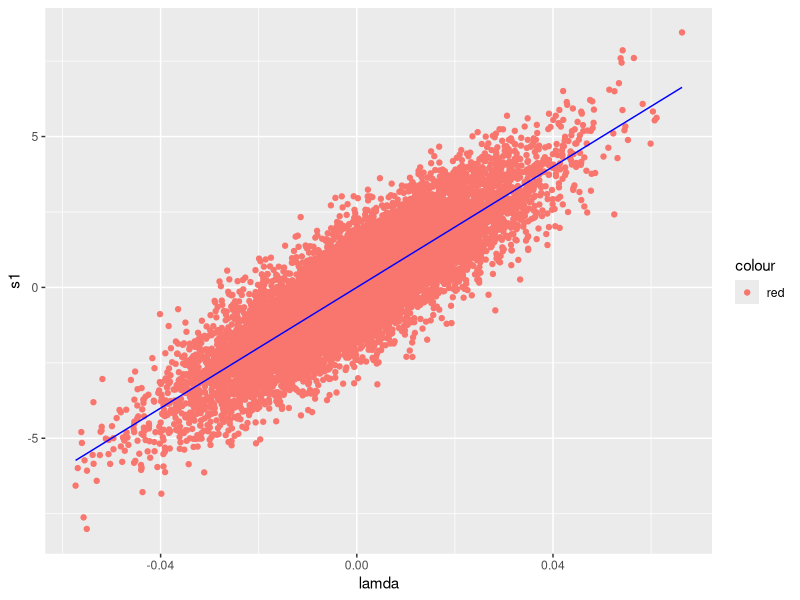
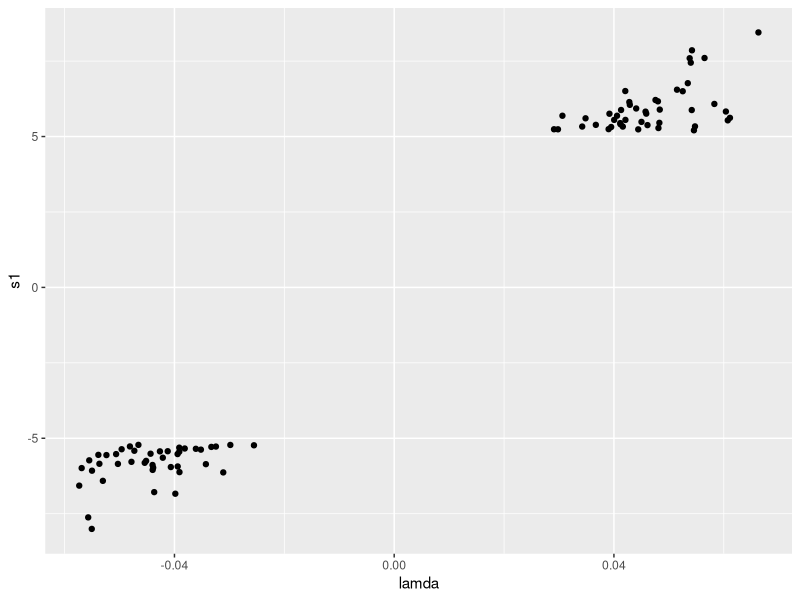

Here is the R script that generated these plots, in order:
library(tidyverse)

#here we are plotting are plotting the test statistic against the lamda that generated it. 
#here we can see that the.... NEED TO UNDERSTAND THE DIFFERENT LINES/SD/mean

#pulling lamda from normal distrubtion 
tempSd<-sqrt(3)
N=10000
sampleSize=10000
lamda <- rnorm(n=N, mean=0, sd=tempSd/sqrt(sampleSize))


results<-matrix(nrow=N, ncol=3)

for(i in 1:N){
  results[i,1] = lamda[i]
  results[i,c(2,3)] <- rnorm(n=2,mean=lamda[i]*sqrt(sampleSize),sd=1)
}


results.data=as.data.frame(results)
colnames(results.data)=c("lamda", "s1", "s2")

true_lambda <- function(lambda){
  lambda*sqrt(sampleSize)
}

#den_init_lambda <- density(results.data$lamda)
#plot(den_init_lambda)

#plot(results.data[,c(1,2)])
s1VSlamda<-ggplot(data = results.data, mapping = aes(x = lamda, y = s1,colour="red")) +geom_point()
s1VSlamda <- s1VSlamda + stat_function(fun=true_lambda,geom="line",colour="blue")
ggsave(filename="s1_VS_lambda.jpg")

#den_lambda = density(filter(results.data,s1>5.2 | s1<(-5.2) && lamda>0)$s1)
#den_lambda = density(filter(results.data,s1>5.2 | s1<(-5.2))$lamda)
#plot(den_lambda)

sig_stats<-ggplot(data = filter(results.data, s1>5.2 | s1<(-5.2)), mapping = aes(x = lamda, y = s1)) +geom_point()
ggsave(filename="lambda_significant_stats.jpg")

#contingency table comparing two test statistics generated from the same lambda 
#here we can see the replication probelm 
#s1 is the colums 
#s2 is the rows
cont_table = matrix(c(0,0,0,0),nrow=2,ncol=2)
for (i in 1:N){
  boolS1=(results[i,2] > 5.2 | results[i,2] < -5.2)
  boolS2=(results[i,3] > 5.2 | results[i,3] < -5.2)
  if (boolS1 && boolS2){
    cont_table[2,2] <- cont_table[2,2]+1
  }else if (!boolS1 && boolS2){
    cont_table[2,1] <- cont_table[2,1]+1
  }else if (boolS1 && (!boolS2)){
    cont_table[1,2] <- cont_table[1,2]+1
  }else{
    cont_table[1,1] <- cont_table[1,1]+1
  }
}


